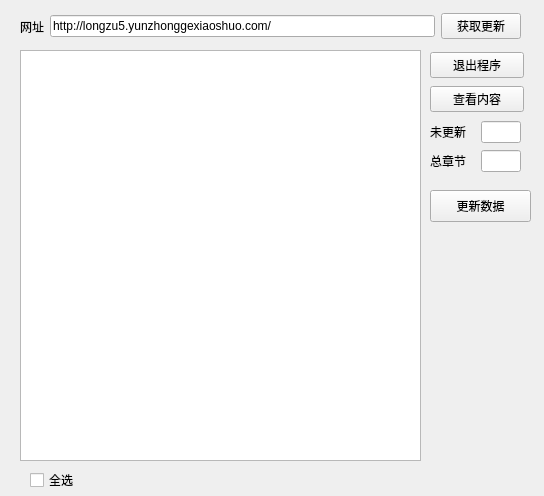
<?xml version="1.0" encoding="UTF-8"?>
<ui version="4.0">
 <class>Form</class>
 <widget class="QWidget" name="Form">
  <property name="geometry">
   <rect>
    <x>0</x>
    <y>0</y>
    <width>544</width>
    <height>496</height>
   </rect>
  </property>
  <property name="windowTitle">
   <string>龙族5爬虫v1.1</string>
  </property>
  <widget class="QWidget" name="layoutWidget">
   <property name="geometry">
    <rect>
     <x>20</x>
     <y>10</y>
     <width>501</width>
     <height>33</height>
    </rect>
   </property>
   <layout class="QHBoxLayout" name="horizontalLayout">
    <item>
     <widget class="QLabel" name="label">
      <property name="text">
       <string>网址</string>
      </property>
     </widget>
    </item>
    <item>
     <widget class="QLineEdit" name="lineEdit">
      <property name="text">
       <string>http://longzu5.yunzhonggexiaoshuo.com/</string>
      </property>
     </widget>
    </item>
    <item>
     <widget class="QPushButton" name="pushButton">
      <property name="text">
       <string>获取更新</string>
      </property>
     </widget>
    </item>
   </layout>
  </widget>
  <widget class="QWidget" name="layoutWidget">
   <property name="geometry">
    <rect>
     <x>430</x>
     <y>50</y>
     <width>94</width>
     <height>66</height>
    </rect>
   </property>
   <layout class="QVBoxLayout" name="verticalLayout_2">
    <item>
     <widget class="QPushButton" name="pushButton_3">
      <property name="text">
       <string>退出程序</string>
      </property>
     </widget>
    </item>
    <item>
     <widget class="QPushButton" name="pushButton_4">
      <property name="text">
       <string>查看内容</string>
      </property>
     </widget>
    </item>
   </layout>
  </widget>
  <widget class="QPushButton" name="pushButton_2">
   <property name="geometry">
    <rect>
     <x>430</x>
     <y>190</y>
     <width>101</width>
     <height>32</height>
    </rect>
   </property>
   <property name="text">
    <string>更新数据</string>
   </property>
  </widget>
  <widget class="QWidget" name="layoutWidget">
   <property name="geometry">
    <rect>
     <x>430</x>
     <y>120</y>
     <width>91</width>
     <height>54</height>
    </rect>
   </property>
   <layout class="QGridLayout" name="gridLayout">
    <item row="1" column="2">
     <widget class="QLineEdit" name="lineEdit_3">
      <property name="maximumSize">
       <size>
        <width>40</width>
        <height>16777215</height>
       </size>
      </property>
     </widget>
    </item>
    <item row="0" column="2">
     <widget class="QLineEdit" name="lineEdit_2">
      <property name="maximumSize">
       <size>
        <width>40</width>
        <height>16777215</height>
       </size>
      </property>
     </widget>
    </item>
    <item row="0" column="0">
     <widget class="QLabel" name="label_2">
      <property name="text">
       <string>未更新</string>
      </property>
     </widget>
    </item>
    <item row="1" column="0">
     <widget class="QLabel" name="label_3">
      <property name="text">
       <string>总章节</string>
      </property>
     </widget>
    </item>
   </layout>
  </widget>
  <widget class="QTableView" name="tableView">
   <property name="geometry">
    <rect>
     <x>20</x>
     <y>50</y>
     <width>401</width>
     <height>411</height>
    </rect>
   </property>
  </widget>
  <widget class="QCheckBox" name="checkBox">
   <property name="geometry">
    <rect>
     <x>30</x>
     <y>470</y>
     <width>87</width>
     <height>20</height>
    </rect>
   </property>
   <property name="text">
    <string>全选</string>
   </property>
  </widget>
 </widget>
 <resources/>
 <connections>
  <connection>
   <sender>pushButton_3</sender>
   <signal>clicked()</signal>
   <receiver>Form</receiver>
   <slot>close()</slot>
   <hints>
    <hint type="sourcelabel">
     <x>453</x>
     <y>87</y>
    </hint>
    <hint type="destinationlabel">
     <x>487</x>
     <y>176</y>
    </hint>
   </hints>
  </connection>
 </connections>
</ui>
